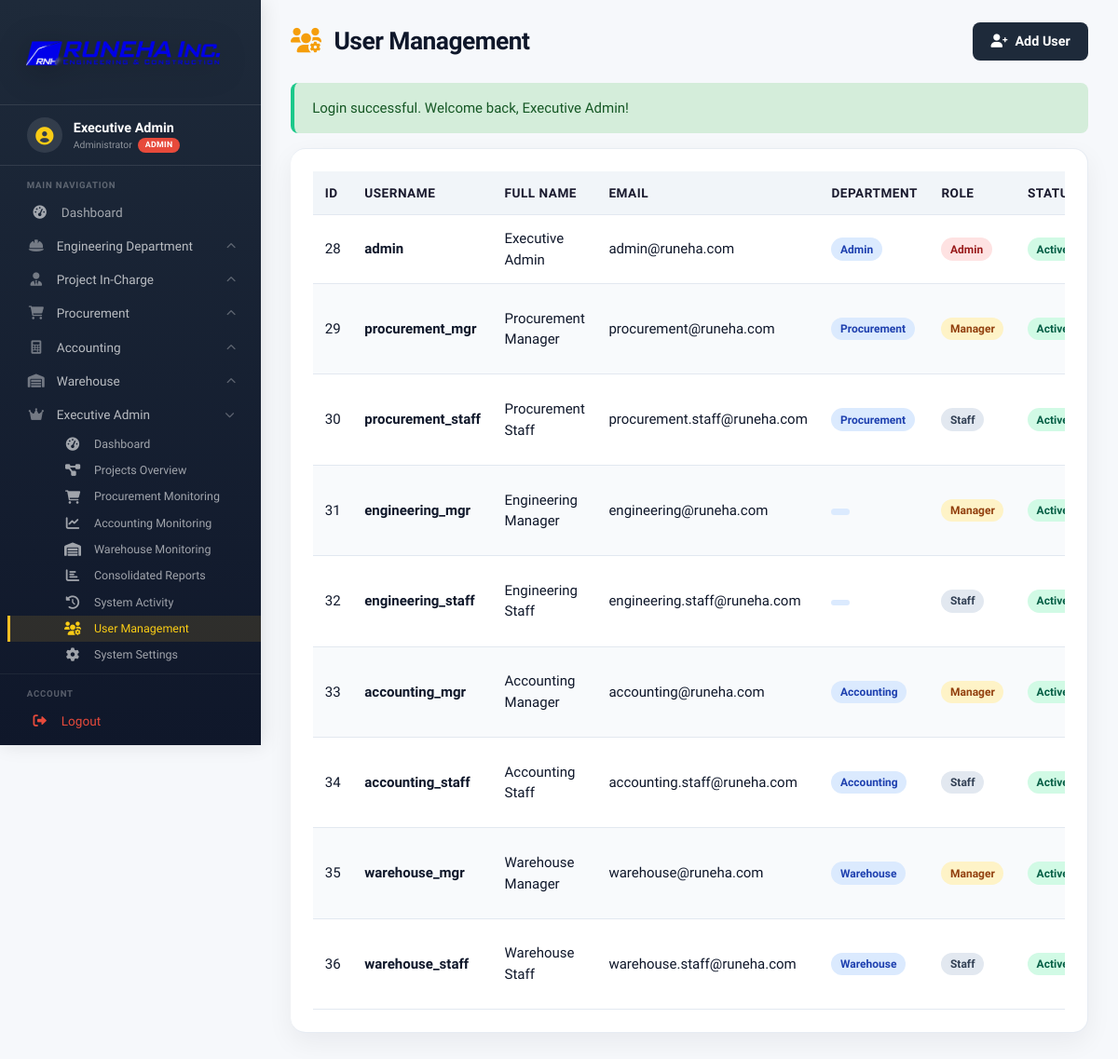
Before: /modules/admin/users.php (signed in) with the older database file.
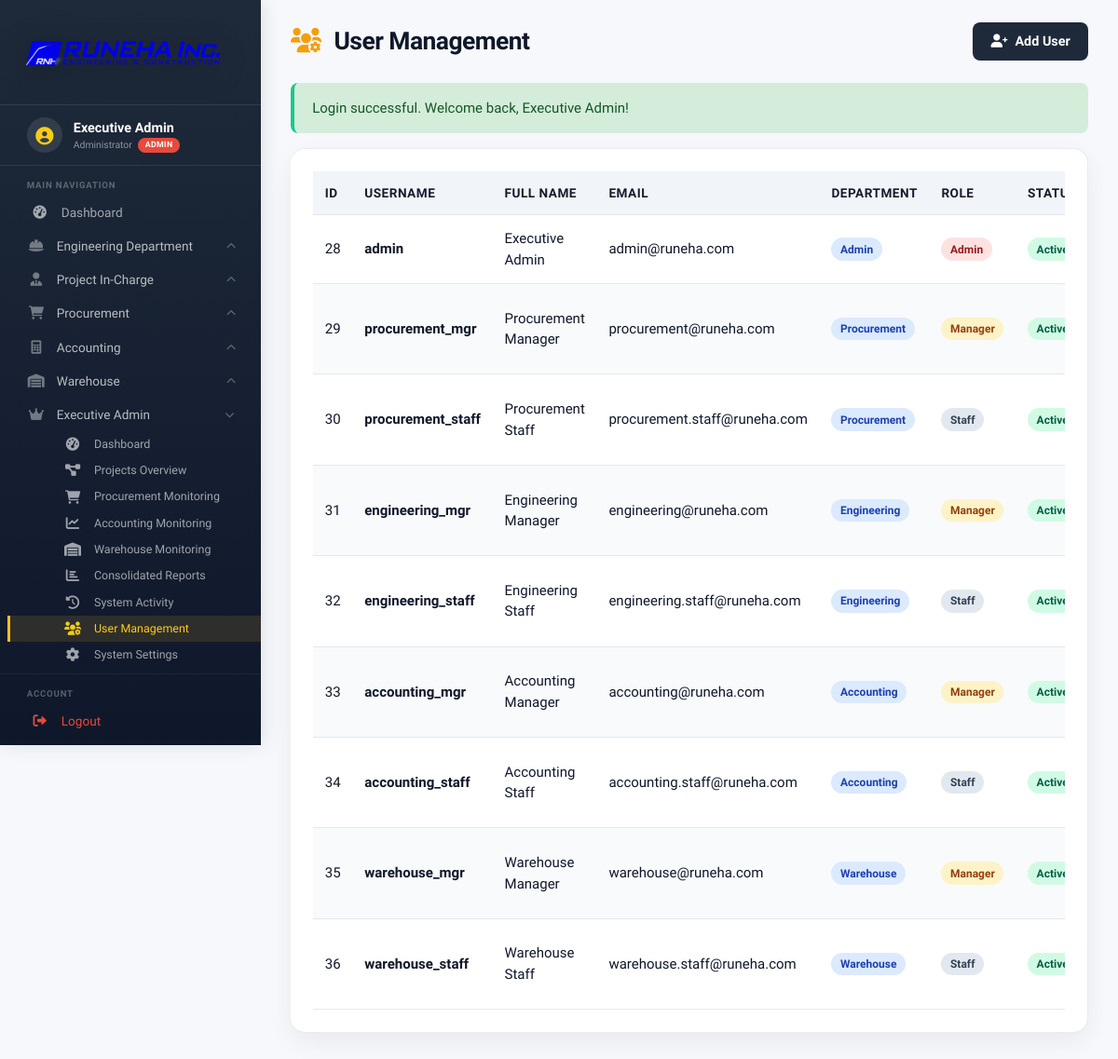
After: the same page with the newer database file.
### tables this page shows
CREATE TABLE IF NOT EXISTS `users` (
  `id` BIGINT UNSIGNED NOT NULL AUTO_INCREMENT,
  `username` VARCHAR(100) NOT NULL,
  `password` VARCHAR(255) NOT NULL,
  `full_name` VARCHAR(150) NOT NULL,
  `email` VARCHAR(200) NOT NULL,
  `monthly_salary` DECIMAL(15,2) NOT NULL DEFAULT 0.00,
  `department` ENUM('admin','procurement','engineering','accounting','warehouse') NOT NULL,
  `role` ENUM('admin','manager','staff') NOT NULL DEFAULT 'staff',
  `status` ENUM('active','inactive') NOT NULL DEFAULT 'active',
  `created_at` TIMESTAMP NOT NULL DEFAULT CURRENT_TIMESTAMP,
  `updated_at` TIMESTAMP NULL DEFAULT NULL ON UPDATE CURRENT_TIMESTAMP,
  PRIMARY KEY (`id`),
  UNIQUE KEY `uq_users_username` (`username`),
  UNIQUE KEY `uq_users_email` (`email`)
);

### modules/admin/users.php (the view, shortened to what the rows shown need)
<?php
require_once '../../includes/auth.php';
$page_title = 'User Management';
$action = $_GET['action'] ?? 'list';
$users = [];
try {
    $query = "SELECT * FROM users ORDER BY created_at DESC";
    $users = $pdo->query($query)->fetchAll();
} catch (PDOException $e) {
    $error = userDatabaseError($e);
}
$user_details = null;
include '../../includes/header.php';
?>
<div class="page-header">
    <h1><i class="fas fa-users-cog"></i> <?php echo $page_title; ?></h1>
</div>
<?php if ($action === 'add' || $action === 'edit'): ?>
<div class="card">
    <h3><?php echo $action === 'add' ? 'Create New' : 'Edit'; ?> User</h3>
    <form method="POST" data-validate>
        <?php if ($action === 'edit'): ?>
            <input type="hidden" name="update_user" value="1">
        <?php else: ?>
            <input type="hidden" name="add_user" value="1">
        <?php endif; ?>
        <div class="form-row">
            <div class="form-group">
                <label class="required">Username</label>
                <input type="text" name="username" required value="<?php echo htmlspecialchars($user_details['username'] ?? ''); ?>">
            </div>
            <div class="form-group">
                <label class="required">Full Name</label>
                <input type="text" name="full_name" required value="<?php echo htmlspecialchars($user_details['full_name'] ?? ''); ?>">
            </div>
        </div>
        <div class="form-row">
            <div class="form-group">
                <label class="required">Email</label>
                <input type="email" name="email" required value="<?php echo htmlspecialchars($user_details['email'] ?? ''); ?>">
            </div>
            <div class="form-group">
                <label class="required">Department</label>
                <select name="department" required>
                    <option value="">Select Department</option>
                    <option value="procurement" <?php echo ($user_details['department'] ?? '') == 'procurement' ? 'selected' : ''; ?>>Procurement</option>
                    <option value="engineering" <?php echo ($user_details['department'] ?? '') === 'engineering' ? 'selected' : ''; ?>>Engineering</option>
                    <option value="accounting" <?php echo ($user_details['department'] ?? '') == 'accounting' ? 'selected' : ''; ?>>Accounting</option>
                    <option value="warehouse" <?php echo ($user_details['department'] ?? '') == 'warehouse' ? 'selected' : ''; ?>>Warehouse</option>
                    <option value="admin" <?php echo ($user_details['department'] ?? '') == 'admin' ? 'selected' : ''; ?>>Administrator</option>
                </select>
            </div>
        </div>
        <div class="form-row">
            <div class="form-group">
                <label class="required">Role</label>
                <select name="role" required>
                    <option value="staff" <?php echo ($user_details['role'] ?? '') == 'staff' ? 'selected' : ''; ?>>Staff</option>
                    <option value="manager" <?php echo ($user_details['role'] ?? '') == 'manager' ? 'selected' : ''; ?>>Manager</option>
                    <option value="admin" <?php echo ($user_details['role'] ?? '') == 'admin' ? 'selected' : ''; ?>>Admin</option>
                </select>
            </div>
            <div class="form-group">
                <label class="required">Status</label>
                <select name="status" required>
                    <option value="active" <?php echo ($user_details['status'] ?? '') == 'active' ? 'selected' : ''; ?>>Active</option>
                    <option value="inactive" <?php echo ($user_details['status'] ?? '') == 'inactive' ? 'selected' : ''; ?>>Inactive</option>
                </select>
            </div>
        </div>
        <div class="form-row">
            <div class="form-group">
                <label><?php echo $action === 'add' ? 'Password *' : 'Password (leave blank to keep current)'; ?></label>
                <input type="password" name="password" <?php echo $action === 'add' ? 'required' : ''; ?> minlength="6" placeholder="Min 6 characters">
            </div>
            <div class="form-group">
                <label><?php echo $action === 'add' ? 'Confirm Password *' : 'Confirm Password'; ?></label>
                <input type="password" name="confirm_password" <?php echo $action === 'add' ? 'required' : ''; ?> placeholder="Confirm password">
            </div>
        </div>
        <div style="margin-top:1.5rem;">
            <button type="submit" class="btn btn-primary"><i class="fas fa-save"></i> <?php echo $action === 'add' ? 'Create' : 'Update'; ?> User</button>
            <a href="users.php" class="btn btn-secondary">Cancel</a>
        </div>
    </form>
</div>
<?php else: ?>
<div class="card">
    <div class="table-responsive">
        <table class="table" id="userTable">
            <thead>
                <tr>
                    <th>ID</th>
                    <th onclick="sortTable('userTable', 1)">Username</th>
                    <th onclick="sortTable('userTable', 2)">Full Name</th>
                    <th onclick="sortTable('userTable', 3)">Email</th>
                    <th onclick="sortTable('userTable', 4)">Department</th>
                    <th onclick="sortTable('userTable', 5)">Role</th>
                    <th onclick="sortTable('userTable', 6)">Status</th>
                </tr>
            </thead>
            <tbody>
                <?php if (empty($users)): ?>
                    <tr>
                        <td colspan="8" style="text-align:center;color:#94a3b8;padding:2rem;">No users found.</td>
                    </tr>
                <?php else: ?>
                    <?php foreach ($users as $user): ?>
                    <tr>
                        <td><?php echo $user['id']; ?></td>
                        <td><strong><?php echo htmlspecialchars($user['username']); ?></strong></td>
                        <td><?php echo htmlspecialchars($user['full_name']); ?></td>
                        <td><?php echo htmlspecialchars($user['email']); ?></td>
                        <td><span class="badge badge-primary"><?php echo ucfirst($user['department']); ?></span></td>
                        <td><span class="badge badge-<?php echo $user['role'] === 'admin' ? 'danger' : ($user['role'] === 'manager' ? 'warning' : 'secondary'); ?>"><?php echo ucfirst($user['role']); ?></span></td>
                        <td><span class="badge badge-<?php echo $user['status']; ?>"><?php echo ucfirst($user['status']); ?></span></td>
                    </tr>
                    <?php endforeach; ?>
                <?php endif; ?>
            </tbody>
        </table>
    </div>
</div>
<?php endif; ?>
<?php include '../../includes/footer.php'; ?>

Changed rows visible on the page:
changed users "engineering_mgr": department (not shown) → "Engineering"
changed users "engineering_staff": department (not shown) → "Engineering"
